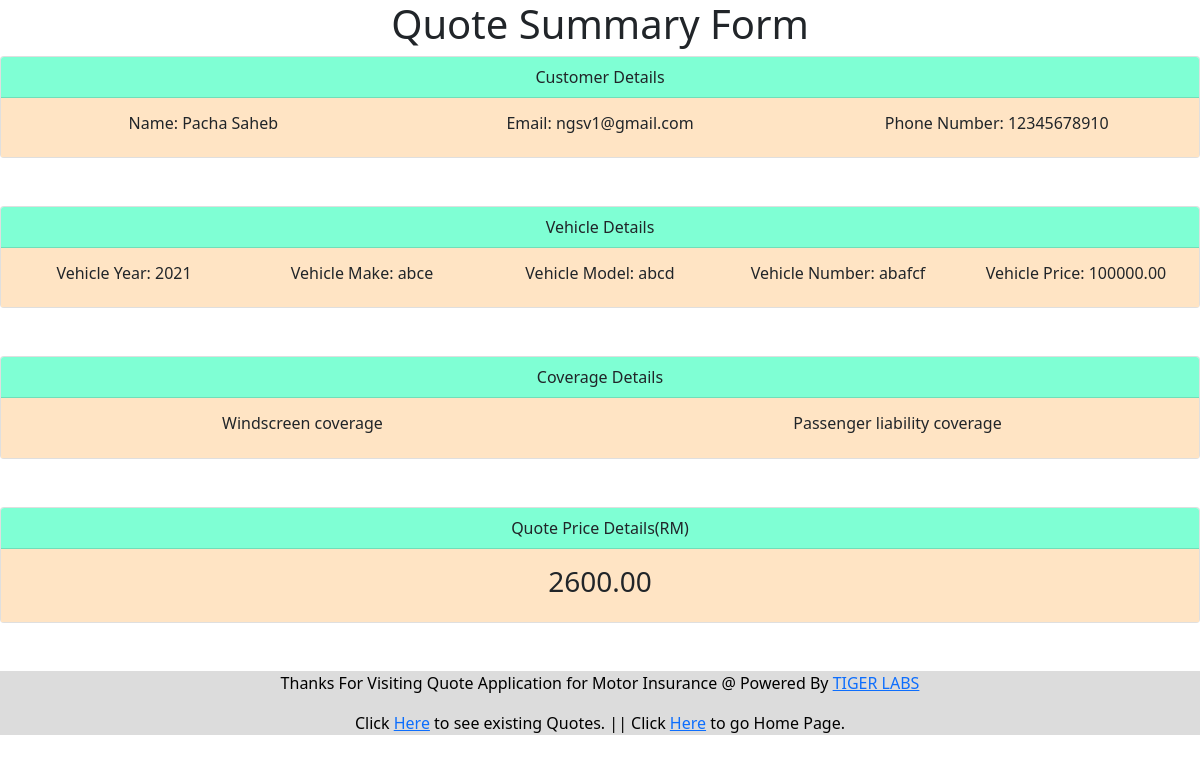
The page /quote/quoteSummary/4/ on the database its author committed.
### quoteapp/models.py (models this page shows, shortened)
class Quotation(models.Model):
    customer = models.OneToOneField(Customer, on_delete=models.CASCADE)
    vehicle = models.OneToOneField(Vehicle, on_delete=models.CASCADE)
    coverage = models.ManyToManyField(CoverageInfo)
    email_preference = models.BooleanField(default=False)
    quote_price = models.DecimalField(
        max_digits=10, decimal_places=2, default=0.0)

class Customer(models.Model):
    name = models.CharField(max_length=25)
    email = models.EmailField(unique=True)
    mobile_number = models.CharField(max_length=12)

class Vehicle(models.Model):
    YEARS_CHOICE = [(r, r) for r in range(1984, datetime.date.today().year+1)]
    CURRENT_YEAR = datetime.date.today().year
    year = models.IntegerField(choices=YEARS_CHOICE, default=CURRENT_YEAR)
    model = models.CharField(max_length=30)
    make = models.CharField(max_length=30)
    number = models.CharField(max_length=12)
    price = models.DecimalField(max_digits=10,
                                decimal_places=2,
                                default=100000.00,
                                validators=[MinValueValidator(Decimal('30000.00'),
                                message="Values below 30000 are not permitted.")])

class CoverageInfo(models.Model):
    name = models.CharField(max_length=50)
    value = models.DecimalField(max_digits=10, decimal_places=2, default=0.0)

### quoteapp/views.py (the view)
# urls.py: path('quoteSummary/<int:quote_id>/', QuoteSummaryView.as_view()),
class QuoteSummaryView(TemplateView):
    template_name = "summary.html"
    def get(self, request, *args, **kwargs):
        context = {'quote': Quotation.objects.get(id=kwargs['quote_id'])}
        context['coverages'] = list(context['quote'].coverage.all())
        return render(request, self.template_name, context)

### templates/quoteapp/summary.html (shortened to what this page needs)
<!doctype html>
<html>
<head>
    <link href="https://cdn.jsdelivr.net/npm/bootstrap@5.0.0-beta2/dist/css/bootstrap.min.css" rel="stylesheet"
>
</head>
<body>
    <div class="jumbotron">
        <div class="container text-center">
            <h1>Quote Summary Form</h1>
        </div>
    </div>
    <div class="card text-center">
        <div class="card-header">
            Customer Details
        </div>
        <div class="card-body">
            <div class="row">
                <div class="col">
                    <h6> Name: {{ quote.customer.name }}</h6>
                </div>
                <div class="col">
                    <h6> Email: {{ quote.customer.email }}</h6>
                </div>
                <div class="col">
                    <h6> Phone Number: {{ quote.customer.mobile_number }}</h6>
                </div>
            </div>
        </div>
    </div>
    <br><br>
    <div class="card text-center">
        <div class="card-header">
            Vehicle Details
        </div>
        <div class="card-body">
            <div class="row">
                <div class="col">
                    <h6> Vehicle Year: {{ quote.vehicle.year }}</h6>
                </div>
                <div class="col">
                    <h6> Vehicle Make: {{ quote.vehicle.make }}</h6>
                </div>
                <div class="col">
                    <h6> Vehicle Model: {{ quote.vehicle.model }}</h6>
                </div>
                <div class="col">
                    <h6> Vehicle Number: {{ quote.vehicle.number }}</h6>
                </div>
                <div class="col">
                    <h6> Vehicle Price: {{ quote.vehicle.price }}</h6>
                </div>
            </div>
        </div>
    </div>
    <br><br>
    <div class="card text-center">
        <div class="card-header">
            Coverage Details
        </div>
        <div class="card-body">
            <div class="row">
                {% for cov in coverages %}
                <div class="col">
                    <h6> {{ cov.name }}</h6>
                </div>
                {% endfor %}
            </div>
        </div>
    </div>
    <br><br>
    <div class="card text-center">
        <div class="card-header">
            Quote Price Details(RM)
        </div>
        <div class="card-body">
            <h3>{{ quote.quote_price }} </h3>
        </div>
    </div>
    <br><br>
    <div class="footer">
        <p>Thanks For Visiting Quote Application for Motor Insurance @ Powered By <a href="https://tigerlab.com/">TIGER
                LABS</a></p>
        <p>Click <a href="/quote/customer/">Here</a> to see existing Quotes. || Click <a href="/quote/">Here</a> to go Home Page.</p>
    </div>
</body>
</html>

### templates/quoteapp/summary.html (style rules this page uses)
.card-header { background-color: aquamarine; }
.card-body { background-color: bisque; }
.footer { background-color: gainsboro; width: 100%; color: black; text-align: center; }

### rows shown on the page
Quotation: customer.name "Pacha Saheb", customer.email "ngsv1@gmail.com", customer.mobile_number "12345678910", vehicle.year "2021", vehicle.make "abce", vehicle.model "abcd", vehicle.number "abafcf", vehicle.price "100000.00", quote_price "2600.00"
CoverageInfo: name "Windscreen coverage"
CoverageInfo: name "Passenger liability coverage"
